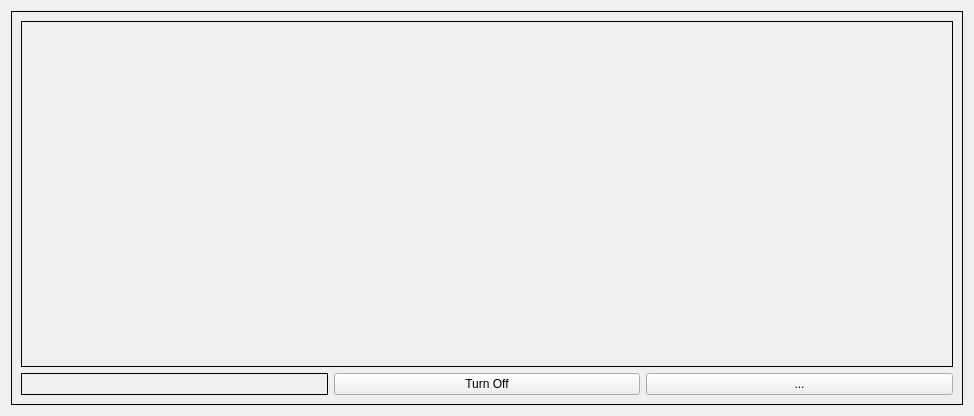
<?xml version="1.0" encoding="UTF-8"?>
<ui version="4.0">
 <class>TimerListWindow</class>
 <widget class="QDialog" name="TimerListWindow">
  <property name="geometry">
   <rect>
    <x>0</x>
    <y>0</y>
    <width>974</width>
    <height>416</height>
   </rect>
  </property>
  <property name="windowTitle">
   <string>Dialog</string>
  </property>
  <layout class="QVBoxLayout" name="verticalLayout">
   <item>
    <widget class="QStackedWidget" name="stackedWidget">
     <property name="frameShape">
      <enum>QFrame::Shape::Box</enum>
     </property>
     <property name="currentIndex">
      <number>1</number>
     </property>
     <widget class="QWidget" name="page">
      <layout class="QVBoxLayout" name="verticalLayout_3">
       <item>
        <widget class="QLabel" name="timerName">
         <property name="frameShape">
          <enum>QFrame::Shape::Box</enum>
         </property>
         <property name="text">
          <string/>
         </property>
         <property name="alignment">
          <set>Qt::AlignmentFlag::AlignCenter</set>
         </property>
        </widget>
       </item>
       <item>
        <layout class="QHBoxLayout" name="horizontalLayout">
         <item>
          <widget class="QLabel" name="countdownLabel">
           <property name="frameShape">
            <enum>QFrame::Shape::Box</enum>
           </property>
           <property name="text">
            <string/>
           </property>
           <property name="alignment">
            <set>Qt::AlignmentFlag::AlignCenter</set>
           </property>
          </widget>
         </item>
         <item>
          <widget class="QPushButton" name="stopButton">
           <property name="text">
            <string>Stop Timer</string>
           </property>
          </widget>
         </item>
         <item>
          <widget class="QPushButton" name="restartButton">
           <property name="text">
            <string>Restart Timer</string>
           </property>
          </widget>
         </item>
         <item>
          <widget class="QPushButton" name="infoButton">
           <property name="text">
            <string>...</string>
           </property>
          </widget>
         </item>
        </layout>
       </item>
      </layout>
     </widget>
     <widget class="QWidget" name="page_2">
      <layout class="QVBoxLayout" name="verticalLayout_2">
       <item>
        <widget class="QLabel" name="alarmName">
         <property name="frameShape">
          <enum>QFrame::Shape::Box</enum>
         </property>
         <property name="text">
          <string/>
         </property>
         <property name="alignment">
          <set>Qt::AlignmentFlag::AlignCenter</set>
         </property>
        </widget>
       </item>
       <item>
        <layout class="QHBoxLayout" name="horizontalLayout_2">
         <item>
          <widget class="QLabel" name="alarmTimeLabel">
           <property name="frameShape">
            <enum>QFrame::Shape::Box</enum>
           </property>
           <property name="text">
            <string/>
           </property>
           <property name="alignment">
            <set>Qt::AlignmentFlag::AlignCenter</set>
           </property>
          </widget>
         </item>
         <item>
          <widget class="QPushButton" name="turnOnOffButton">
           <property name="text">
            <string>Turn Off</string>
           </property>
          </widget>
         </item>
         <item>
          <widget class="QPushButton" name="alarmInfo">
           <property name="text">
            <string>...</string>
           </property>
          </widget>
         </item>
        </layout>
       </item>
      </layout>
     </widget>
    </widget>
   </item>
  </layout>
 </widget>
 <resources/>
 <connections/>
</ui>
